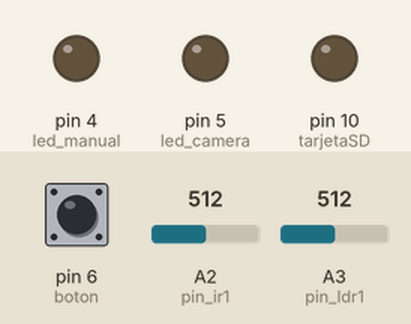
Simulated run of this sketch. Board: Arduino Pro Mini, built with avr-gcc and run on an emulated ATmega328P. On the bench: output pins drawn as LEDs (lit = HIGH). The test bench sets the inputs (shaded band); at power-on: A2 (pin_ir1) = 512, A3 (pin_ldr1) = 512, pin 6 (boton) HIGH. Storage starts empty; what the sketch prints to the serial monitor is not drawn.

Above: at 1.2 s.
1.3 s: A2 (pin_ir1) set to 330
4.3 s: A2 (pin_ir1) set to 304
At 4.7 s:
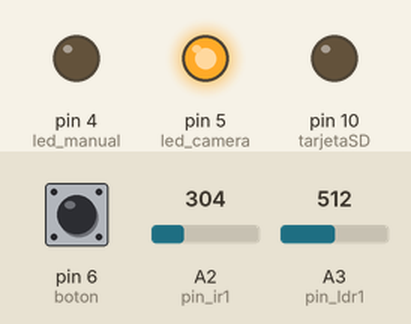
5.8 s: A3 (pin_ldr1) set to 0
At 7.0 s:
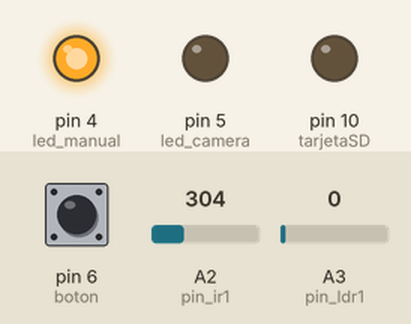
7.3 s: pin 6 (boton) pulled LOW for 0.15 s
At 7.39 s:
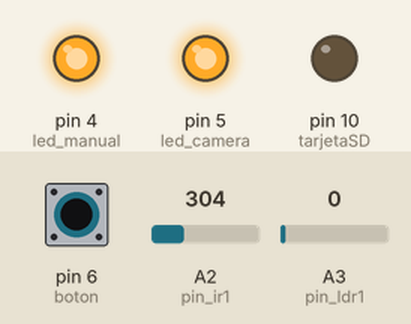
8.9 s: pin 6 (boton) pulled LOW for 3.2 s
At 12.8 s:
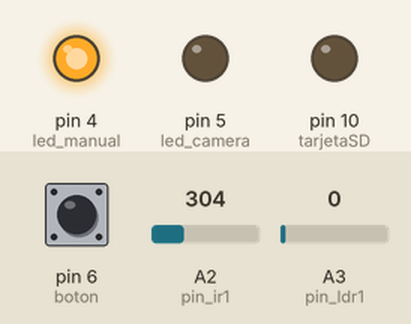
15.1 s: A3 (pin_ldr1) set to 511
At 16.2 s:
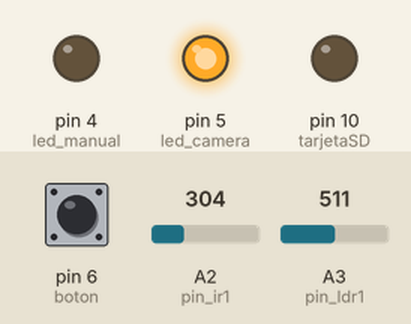
Timing chart, 0 to 18.1 s (numbered marks = the images above; inputs shaded):
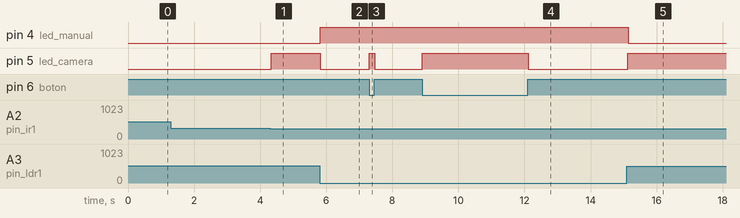

The sketch:

DETECCION_2_SENSORES_GPS_SD.ino
```cpp
/* !!!!!!!
 *
 * !!!!!!!
 *
 *  CODIGO QUE FUNCIONOU NO DIA 23/02/2018/ SESC SANTOS
 *
 *  CODIGO PARA ARDUINO PRO MINI
 *
 *  CODIGO PARA DETECCAO DE CAMERAS DE SEGURANÇA
   ADAPTADAS PARA VISÃO NOTURNA EQUIPADAS COM
   EMISSOR DE INFRAVERMELHO

   DOCUMENTAÇÃO NO SITE
   http://pontoscegos.xyz

   PARA CADA CÂMÊRA DETECTADA (MANUAL||DETECÇÃO IR), AS COORDENADAS SÃO COLETADAS PELO
   MÓDULO GPS E ARMAZENADAS EM UM ARQUIVO GPS.TXT, GRAVADO NO CARTÃO SD.

   POSTERIORMENTE ESSE ARQUIVO É ENVIADO PARA UM REPOSITÓRIO E AS CÂMERAS SÃO VISTAS EM
   UM MAPA HOSPEDADO NO UMAP (OPENSTREETMAPS)

   A DETECÇÃO PODE SER FEITA NO MODO AUTOMATICO OU MANUAL

   >> MODO AUTOMATICO:
      - LDRM
      - Receptor de infravermelho

           Luzes quentes, emissoras de radiação no espectro visível,
        também emitem radiação IR, na mesma banda de radiação IR de câmeras
        de visão noturna. (880 a 940 nm)
           Assim um receptor IR detecta não só aparelhos de visão noturna, como
        também luzes quentes.
           Para contornar esse problema e filtrar a detecção apenas para
        dispositivos de visão noturna, utiliza-se um LDR que, quando acionado,
        invalida as detecções automáticas e aciona o modo manual de detecção
        de câmeras.

   >> MODO MANUAL:
     - Botão

          Quando o LDR detecta presença de luz intensa, o modo manual é acionado e
          as câmeras passam a ser mapeadas manualmente, ao acionar o botão.
*/

#include <SPI.h>
#include <SD.h>
#include <SoftwareSerial.h>

// PINS DE COMUNICACION COM GPS
SoftwareSerial mySerial(2,3); // RX, TX

// PINO DE COM. COM SD
const int tarjetaSD = 10;

// PINO boton MODO MANUAL
const int boton = 6;

//PINO LED INDICATIVO DE CAMERA DETECTADA
int led_camera = 5;

//PINO LED INDICATIVO MODO MANUAL (VERMELHO)
int led_manual = 4;

// VARIAVEIS PARA ARMAZENAMENTO DE IR E LDR
int ir1;
int ldr1;

//PIN IR
int pin_ir1 = A2;

//PIN LDR
int pin_ldr1 = A3;

void setup() {

  Serial.begin(9600);

  //PARA COMUNICACION CON GPS
  mySerial.begin(9600);
  mySerial.flush();

   pinMode(tarjetaSD, OUTPUT);
   pinMode(led_camera, OUTPUT);
   pinMode(led_manual, OUTPUT);
   pinMode(boton,INPUT);
   pinMode(pin_ir1, INPUT);
   pinMode(pin_ldr1, INPUT);


   if (!SD.begin(tarjetaSD)) {
    return;
   }

}

void loop() {

  delay(10);

  digitalWrite(led_camera, LOW);

  //LECTURAS
  //sensores G1
    ldr1 = 1023 - analogRead(pin_ldr1);
    ir1 = 1023 - analogRead(pin_ir1);

  Serial.print("IR1");
  Serial.print(" ");
  Serial.print(ir1);
  Serial.print(" ");
  Serial.print("LDR1");
  Serial.print(" ");
  Serial.print(ldr1);
  Serial.println("    ");


//DETECCION AUTOMATICA
  detect(ir1, ldr1);

//DETECCION POR BOTON
  if (digitalRead(boton)==LOW){
      cameraDetectada();
  }

// MODO MANUAL NO CASO DE ALTA LUMINANCIA
  if (ldr1>600)
        digitalWrite(led_manual, HIGH);
  else
        digitalWrite(led_manual, LOW);
}

void detect(int ir, int ldr){
  if(ldr<600 && ir>700)
        cameraDetectada();
  return;
}

void cameraDetectada(){

         //  Serial.println("CAMERA DETECTADA");
         char index = 0;
         char pos = 0;
         String dataString = "";

          digitalWrite(led_camera, HIGH);
          File dataFile = SD.open("gps_log.txt", FILE_WRITE);

          if(dataFile) {
              while(mySerial.available()) {
                // pos = char(mySerial.read());
                pos = mySerial.read();
                dataString += String(pos);
                index++;
                if (index>200)
                  break;
              }
            dataFile.print(dataString);
            dataFile.close();
          }

          else {
           // Serial.println("error opening datalog.txt");
          }
}
```

Measured:
- the behaviour switches between 323 and 322 on A2 (pin_ir1) (found by bisection; images 0 and 1)
- after the input at 4.3 s, pin 5 (led_camera): LOW → HIGH at once
- after the input at 5.8 s, pin 4 (led_manual): LOW → HIGH at once; pin 5 (led_camera): HIGH → LOW at once
- after the input at 7.3 s, pin 5 (led_camera): LOW → HIGH at once, → LOW 0.16 s later
- after the input at 8.9 s, pin 5 (led_camera): LOW → HIGH at once, → LOW 3.2 s later
- after the input at 15.1 s, pin 4 (led_manual): HIGH → LOW at once; pin 5 (led_camera): LOW → HIGH at once
